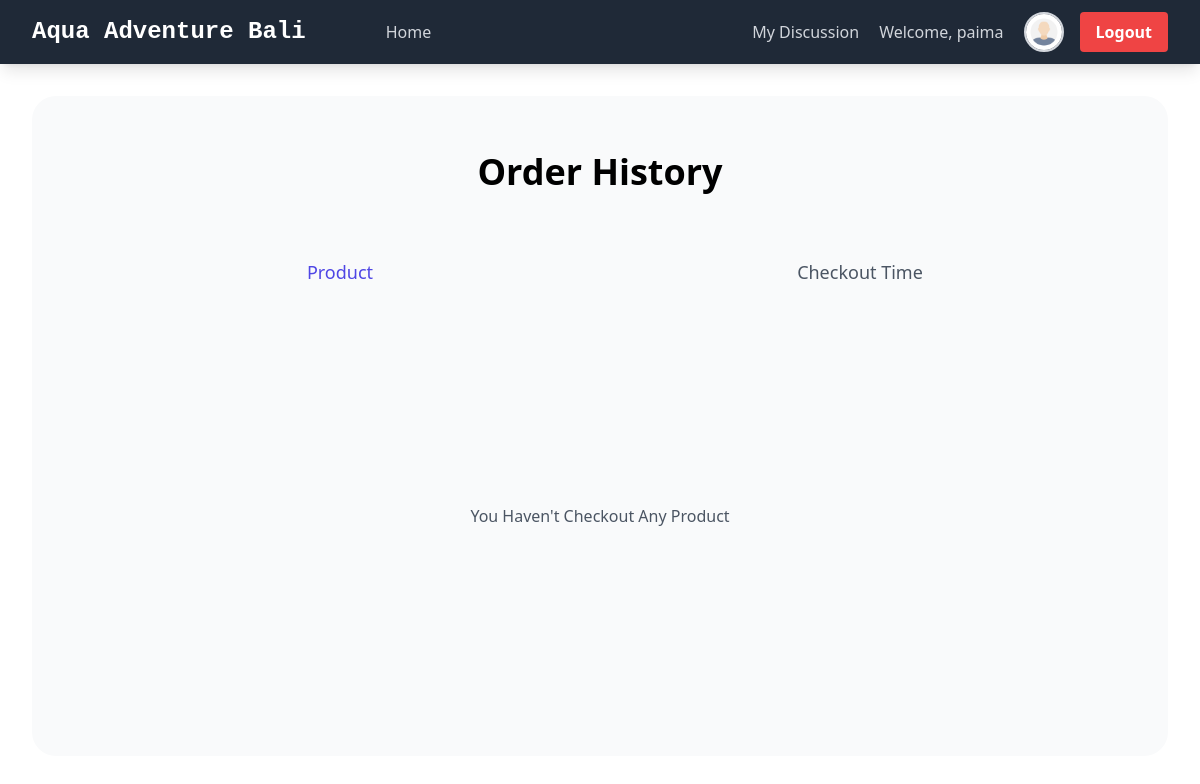
Page /transaction-history (signed in) on the earlier database version.
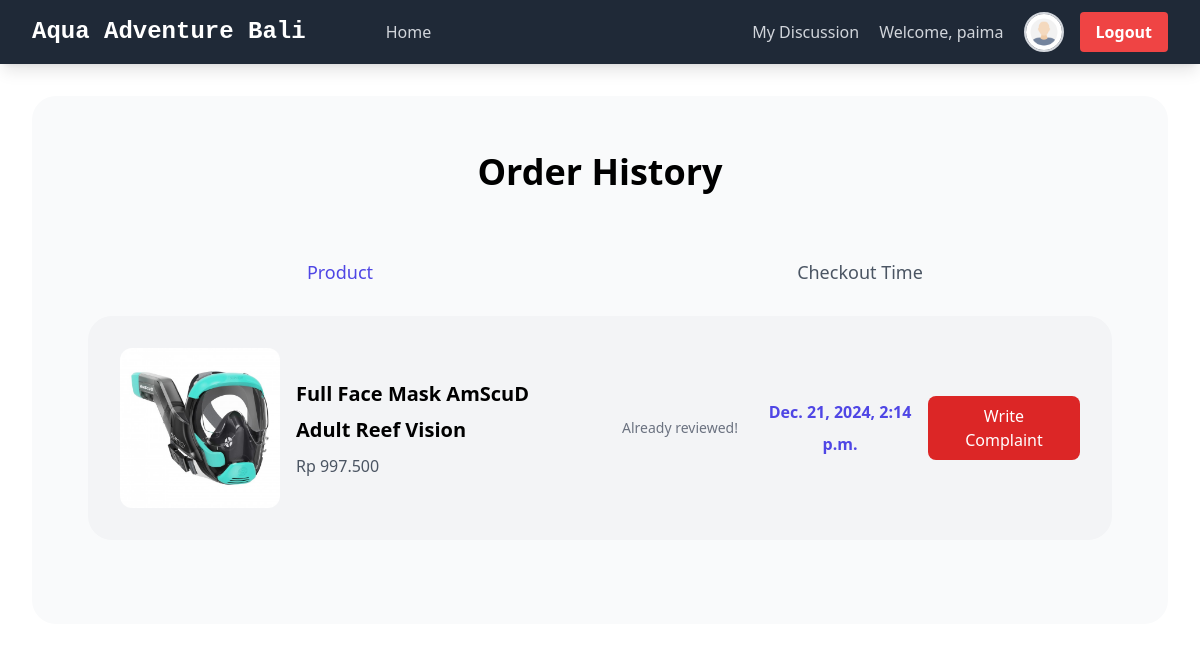
Same page on the later database version.
### main/models.py (models this page shows, shortened)
class Transaction(models.Model):
    id = models.UUIDField(primary_key=True, default=uuid.uuid4, editable=False)
    product = models.ForeignKey(Product, on_delete=models.CASCADE)
    user = models.ForeignKey(User, related_name="transaction", on_delete=models.CASCADE)  # Relasi balik ke user
    name = models.CharField(max_length=255)
    email = models.CharField(max_length=255)
    phone_number = models.CharField(max_length=255)
    checkout_time = models.DateTimeField(auto_now_add=True)

class Product(models.Model):
    id = models.UUIDField(primary_key=True, default = uuid.uuid4, editable = False)
    name = models.CharField(max_length=255)
    kategori = models.CharField(max_length=255)
    harga = models.IntegerField()
    toko = models.CharField(max_length=255)
    alamat = models.TextField()
    kontak = models.CharField(max_length=255)
    gambar = models.ImageField(upload_to="static/image/")

### main/views.py (the view)
# urls.py: path('transaction-history', view_transaction_history, name='view_transaction_history'),
@login_required(login_url='/login')
def view_transaction_history(request):
  transaction_list = Transaction.objects.filter(user=request.user)
  reviewed_products = set(Review.objects.filter(user=request.user).values_list('product_id', flat=True))
  complained_products = set(Report.objects.filter(user=request.user).values_list('product_id', flat=True))
  for transaction in transaction_list:
    transaction.has_reviewed = transaction.product.id in reviewed_products
    transaction.has_complained = transaction.product.id in complained_products
    transaction.product.formatted_harga = f"{format(transaction.product.harga, ',').replace(',', '.')}"
  context = {
    'transaction_list': transaction_list,
    'user': request.user
    }
  return render(request, "transaction_history.html", context)

### main/templates/transaction_history.html (shortened to what this page needs)
{% extends "base.html" %}
{% block content %}
{% include "navbar.html" %}
<section class="py-24 bg-white">
    <div class="w-full max-w-7xl mx-auto px-4 md:px-8">
        <div class="main-data p-8 sm:p-14 bg-gray-50 rounded-3xl">
            <h2 class="text-center font-manrope font-semibold text-4xl text-black mb-16">Order History</h2>
            <div class="grid grid-cols-6 gap-4 pb-7">
                <div class="col-span-1 col-start-2 flex justify-center">
                    <p class="font-medium text-lg leading-8 text-indigo-600">Product</p>
                </div>
                <div class="col-span-1 col-start-4 flex justify-center max-lg:hidden">
                </div>
                <div class="col-span-1 col-start-5 flex justify-center max-lg:hidden">
                    <p class="font-medium text-lg leading-8 text-gray-600">Checkout Time</p>
                </div>
            </div>
            {% if not transaction_list %}
                <div class="flex flex-col items-center justify-center min-h-[24rem] p-6">
                    <p class="text-center text-gray-600 mt-4">You Haven't Checkout Any Product</p>
                </div>
            {% else %}
                {% for transaction in transaction_list %}
                <div
                    class="box p-8 rounded-3xl bg-gray-100 grid grid-cols-6 mb-7 transition-all duration-500 hover:bg-indigo-50 max-lg:max-w-xl max-lg:mx-auto">
                    <div class="col-span-8 sm:col-span-4 lg:col-span-1 sm:row-span-4 lg:row-span-1">
                        <img src="{{ transaction.product.gambar.url }}" alt="product image" class="max-lg:w-auto max-sm:mx-auto rounded-xl object-cover">
                    </div>
                    <div
                        class="col-span-8 sm:col-span-4 lg:col-span-2 flex h-full justify-center px-4 flex-col max-lg:items-center">
                        <h5 class="font-manrope font-semibold text-xl leading-9 text-black mb-1 whitespace-normal break-words">
                            {{ transaction.product.name }}</h5>
                            <p class="font-normal text-base leading-7 text-gray-600 max-md:text-center">Rp {{ transaction.product.formatted_harga }}</p>
                    </div>
                    <div class="col-span-1 sm:col-span-4 lg:col-span-1 flex items-center justify-center">
                        {% if transaction.has_reviewed %}
                            <span class="text-gray-500 text-sm text-center">Already reviewed!</span>
                        {% else %}
                            <button onclick="openReviewModal('{{ transaction.product.id }}')" class="bg-indigo-600 text-white px-4 py-2 rounded-lg hover:bg-indigo-700 transition-colors duration-200 cursor-pointer">
                                Write Review
                            </button>
                        {% endif %}
                    </div>
                    <div class="col-span-8 sm:col-span-4 lg:col-span-1 flex items-center justify-center ">
                        <p class="font-semibold text-base leading-8 text-indigo-600 text-center whitespace-normal break-words max-w-xs">{{ transaction.checkout_time }}</p>
                    </div>
                    <div class="col-span-8 sm:col-span-4 lg:col-span-1 flex items-center justify-center ">
                        {% if transaction.has_complained %}
                            <span class="text-gray-500 text-sm text-center ml-2">Complaint submitted!</span>
                        {% else %}
                            <button onclick="openComplaintModal('{{ transaction.product.id }}')" class="bg-red-600 text-white px-4 py-2 rounded-lg hover:bg-red-700 transition-colors duration-200 cursor-pointer ml-2">
                                Write Complaint
                            </button>
                        {% endif %}
                    </div>
                </div>
                {% endfor %}
            {% endif %}
        </div>
    </div>
</section>
{% endblock content %}

Differences in the rows shown:
added Transaction: product.gambar (picture), shows "Already reviewed!"
Other differences:
text no longer shown: "You Haven't Checkout Any Product"
